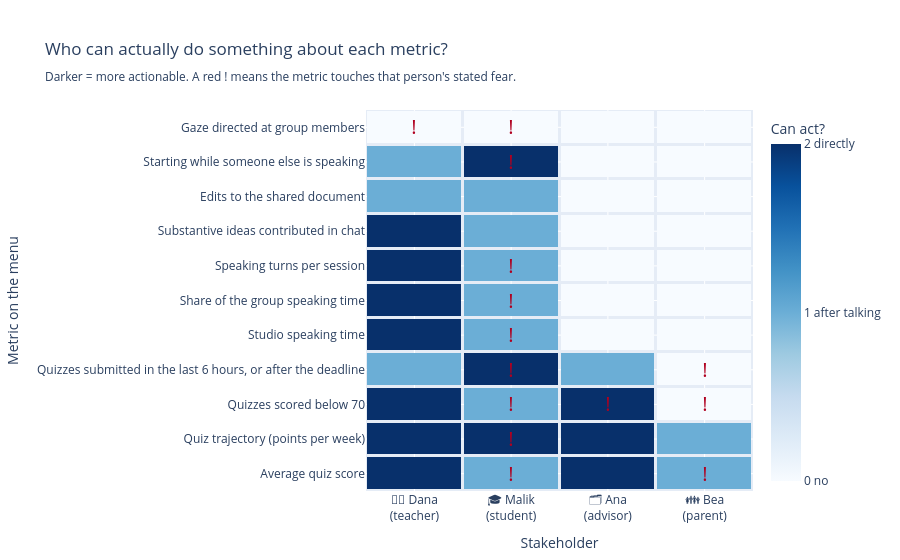

This figure's notebook cell:
### Markdown cell above
### 📊 The whole menu, crossed with the whole room

The printout above covers the metrics you chose. This heatmap covers all eleven, so you can see the
structure: which parts of the menu are actionable for whom, and where the fears cluster.

Darker means more actionable. A `!` marks a cell where the metric touches that person's stated fear.
The interesting cells are the dark ones with a `!`: metrics somebody can act on *and* has reason to
dread. Those are the cells that need a co-design conversation, not a default setting.

### Code cell
persona_order = ['teacher', 'student', 'advisor', 'parent']
z = CATALOG[[f'act_{k}' for k in persona_order]].values.astype(float)
labels = [CATALOG.loc[m, 'label'] for m in METRIC_KEYS]
txt = [['!' if pk in str(CATALOG.loc[m, 'fears']).split(',') else ''
        for pk in persona_order] for m in METRIC_KEYS]
cols = [f"{PERSONAS[k]['emoji']} {PERSONAS[k]['name'].split()[0]}<br>({k})" for k in persona_order]

# The same information as a table, so it survives even if the interactive chart does not load.
act_table = CATALOG[[f'act_{k}' for k in persona_order]].copy()
act_table.columns = persona_order
act_table.insert(0, 'metric', CATALOG['label'])
act_table['touches fear of'] = CATALOG['fears'].replace('', 'nobody')
print('Actionability, 0 = cannot act, 1 = after a conversation, 2 = directly this week')
print(act_table.to_string(index=False))
print()
print('Metrics nobody can act on:',
      ', '.join(act_table.loc[act_table[persona_order].sum(axis=1) == 0, 'metric']) or 'none')
print('Total actionable weight per stakeholder (max 22):')
print(act_table[persona_order].sum().to_string())

fig = go.Figure(go.Heatmap(
    z=z, x=cols, y=labels, text=txt, texttemplate='%{text}',
    textfont=dict(size=20, color='#B00020'),
    colorscale='Blues', zmin=0, zmax=2, xgap=3, ygap=3,
    colorbar=dict(title='Can act?', tickvals=[0, 1, 2],
                  ticktext=['0 no', '1 after talking', '2 directly']),
    hovertemplate='%{y}<br>%{x}<br>actionability: %{z}<extra></extra>'))
fig.update_layout(
    title=dict(text='Who can actually do something about each metric?<br>'
                    '<sub>Darker = more actionable. A red ! means the metric touches that '
                    'person\'s stated fear.</sub>'),
    xaxis_title='Stakeholder', yaxis_title='Metric on the menu',
    height=560, margin=dict(l=40, r=40, t=110, b=60))
fig.show()

### Figure 1 — Plotly figure (JSON) as saved in the notebook; plotly's stock layout.template omitted (floating-point values rounded to 4 significant figures)
{"data": [{"colorbar": {"ticktext": ["0 no", "1 after talking", "2 directly"], "tickvals": [0, 1, 2], "title": {"text": "Can act?"}}, "colorscale": [[0.0, "rgb(247,251,255)"], [0.125, "rgb(222,235,247)"], [0.25, "rgb(198,219,239)"], [0.375, "rgb(158,202,225)"], [0.5, "rgb(107,174,214)"], [0.625, "rgb(66,146,198)"], [0.75, "rgb(33,113,181)"], [0.875, "rgb(8,81,156)"], [1.0, "rgb(8,48,107)"]], "hovertemplate": "%{y}<br>%{x}<br>actionability: %{z}<extra></extra>", "text": [["", "!", "", "!"], ["", "!", "", ""], ["", "!", "!", "!"], ["", "!", "", "!"], ["", "!", "", ""], ["", "!", "", ""], ["", "!", "", ""], ["", "", "", ""], ["", "", "", ""], ["", "!", "", ""], ["!", "!", "", ""]], "textfont": {"color": "#B00020", "size": 20}, "texttemplate": "%{text}", "type": "heatmap", "x": ["🧑🏫 Dana<br>(teacher)", "🎓 Malik<br>(student)", "🗂️ Ana<br>(advisor)", "👪 Bea<br>(parent)"], "xgap": 3, "y": ["Average quiz score", "Quiz trajectory (points per week)", "Quizzes scored below 70", "Quizzes submitted in the last 6 hours, or after the deadline", "Studio speaking time", "Share of the group speaking time", "Speaking turns per session", "Substantive ideas contributed in chat", "Edits to the shared document", "Starting while someone else is speaking", "Gaze directed at group members"], "ygap": 3, "z": [[2.0, 1.0, 2.0, 1.0], [2.0, 2.0, 2.0, 1.0], [2.0, 1.0, 2.0, 0.0], [1.0, 2.0, 1.0, 0.0], [2.0, 1.0, 0.0, 0.0], [2.0, 1.0, 0.0, 0.0], [2.0, 1.0, 0.0, 0.0], [2.0, 1.0, 0.0, 0.0], [1.0, 1.0, 0.0, 0.0], [1.0, 2.0, 0.0, 0.0], [0.0, 0.0, 0.0, 0.0]], "zmax": 2, "zmin": 0}], "layout": {"height": 560, "margin": {"b": 60, "l": 40, "r": 40, "t": 110}, "title": {"text": "Who can actually do something about each metric?<br><sub>Darker = more actionable. A red ! means the metric touches that person's stated fear.</sub>"}, "xaxis": {"title": {"text": "Stakeholder"}}, "yaxis": {"title": {"text": "Metric on the menu"}}}}
